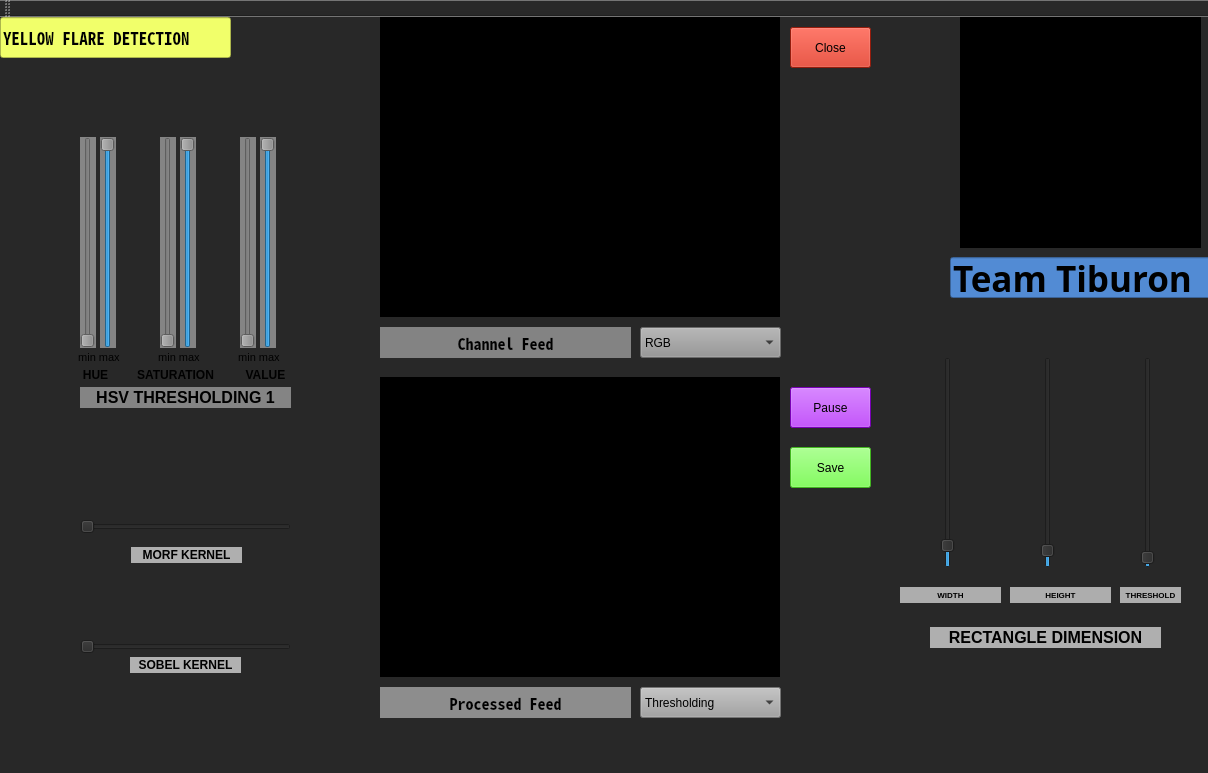
<?xml version="1.0" encoding="UTF-8"?>
<ui version="4.0">
 <class>yellowflare</class>
 <widget class="QMainWindow" name="yellowflare">
  <property name="geometry">
   <rect>
    <x>0</x>
    <y>0</y>
    <width>1208</width>
    <height>773</height>
   </rect>
  </property>
  <property name="windowTitle">
   <string>Yellow Flare Tuner</string>
  </property>
  <property name="styleSheet">
   <string notr="true">background-color: rgb(40, 40, 40);</string>
  </property>
  <property name="tabShape">
   <enum>QTabWidget::Rounded</enum>
  </property>
  <widget class="QWidget" name="centralWidget">
   <widget class="QLabel" name="logo">
    <property name="geometry">
     <rect>
      <x>960</x>
      <y>0</y>
      <width>241</width>
      <height>231</height>
     </rect>
    </property>
    <property name="styleSheet">
     <string notr="true">background-color: rgb(0, 0, 0);</string>
    </property>
    <property name="frameShape">
     <enum>QFrame::Box</enum>
    </property>
    <property name="lineWidth">
     <number>1</number>
    </property>
    <property name="text">
     <string/>
    </property>
    <property name="scaledContents">
     <bool>true</bool>
    </property>
    <property name="margin">
     <number>7</number>
    </property>
    <property name="indent">
     <number>-1</number>
    </property>
   </widget>
   <widget class="QLineEdit" name="TiburonLabel">
    <property name="geometry">
     <rect>
      <x>950</x>
      <y>240</y>
      <width>261</width>
      <height>41</height>
     </rect>
    </property>
    <property name="font">
     <font>
      <family>Tlwg Mono</family>
      <pointsize>26</pointsize>
      <weight>75</weight>
      <bold>true</bold>
     </font>
    </property>
    <property name="styleSheet">
     <string notr="true">background-color: rgb(82, 139, 212);</string>
    </property>
    <property name="text">
     <string>Team Tiburon</string>
    </property>
    <property name="readOnly">
     <bool>true</bool>
    </property>
   </widget>
   <widget class="QLineEdit" name="lineEdit_2">
    <property name="geometry">
     <rect>
      <x>0</x>
      <y>0</y>
      <width>231</width>
      <height>41</height>
     </rect>
    </property>
    <property name="font">
     <font>
      <family>Noto Sans Mono CJK JP</family>
      <pointsize>13</pointsize>
      <weight>75</weight>
      <bold>true</bold>
      <underline>false</underline>
     </font>
    </property>
    <property name="styleSheet">
     <string notr="true">background-color: rgb(241, 255, 106);</string>
    </property>
    <property name="text">
     <string>YELLOW FLARE DETECTION</string>
    </property>
    <property name="readOnly">
     <bool>true</bool>
    </property>
   </widget>
   <widget class="QLabel" name="label_2">
    <property name="geometry">
     <rect>
      <x>150</x>
      <y>330</y>
      <width>61</width>
      <height>21</height>
     </rect>
    </property>
    <property name="font">
     <font>
      <pointsize>8</pointsize>
     </font>
    </property>
    <property name="text">
     <string>min max </string>
    </property>
    <property name="alignment">
     <set>Qt::AlignCenter</set>
    </property>
   </widget>
   <widget class="QLabel" name="label_8">
    <property name="geometry">
     <rect>
      <x>130</x>
      <y>350</y>
      <width>91</width>
      <height>16</height>
     </rect>
    </property>
    <property name="font">
     <font>
      <pointsize>9</pointsize>
      <weight>75</weight>
      <bold>true</bold>
     </font>
    </property>
    <property name="text">
     <string>SATURATION</string>
    </property>
    <property name="alignment">
     <set>Qt::AlignCenter</set>
    </property>
   </widget>
   <widget class="QLabel" name="out">
    <property name="geometry">
     <rect>
      <x>380</x>
      <y>360</y>
      <width>400</width>
      <height>300</height>
     </rect>
    </property>
    <property name="styleSheet">
     <string notr="true">background-color: rgb(0, 0, 0);</string>
    </property>
    <property name="frameShape">
     <enum>QFrame::Box</enum>
    </property>
    <property name="text">
     <string/>
    </property>
   </widget>
   <widget class="QComboBox" name="channel">
    <property name="geometry">
     <rect>
      <x>640</x>
      <y>310</y>
      <width>141</width>
      <height>31</height>
     </rect>
    </property>
    <property name="font">
     <font>
      <pointsize>9</pointsize>
     </font>
    </property>
    <property name="styleSheet">
     <string notr="true">background-color: rgb(148, 148, 148);</string>
    </property>
    <property name="currentIndex">
     <number>0</number>
    </property>
    <item>
     <property name="text">
      <string>RGB</string>
     </property>
    </item>
    <item>
     <property name="text">
      <string>R only</string>
     </property>
    </item>
    <item>
     <property name="text">
      <string>G only</string>
     </property>
    </item>
    <item>
     <property name="text">
      <string>B only</string>
     </property>
    </item>
    <item>
     <property name="text">
      <string>HSV</string>
     </property>
    </item>
    <item>
     <property name="text">
      <string>H only</string>
     </property>
    </item>
    <item>
     <property name="text">
      <string>S only</string>
     </property>
    </item>
    <item>
     <property name="text">
      <string>V only</string>
     </property>
    </item>
    <item>
     <property name="text">
      <string>Gray</string>
     </property>
    </item>
   </widget>
   <widget class="QLabel" name="label">
    <property name="geometry">
     <rect>
      <x>70</x>
      <y>330</y>
      <width>61</width>
      <height>21</height>
     </rect>
    </property>
    <property name="font">
     <font>
      <pointsize>8</pointsize>
     </font>
    </property>
    <property name="text">
     <string>min max </string>
    </property>
    <property name="alignment">
     <set>Qt::AlignCenter</set>
    </property>
   </widget>
   <widget class="QLabel" name="label_16">
    <property name="geometry">
     <rect>
      <x>900</x>
      <y>570</y>
      <width>101</width>
      <height>16</height>
     </rect>
    </property>
    <property name="font">
     <font>
      <pointsize>6</pointsize>
      <weight>75</weight>
      <bold>true</bold>
     </font>
    </property>
    <property name="styleSheet">
     <string notr="true">background-color: rgb(173, 173, 173);</string>
    </property>
    <property name="text">
     <string>WIDTH</string>
    </property>
    <property name="alignment">
     <set>Qt::AlignCenter</set>
    </property>
   </widget>
   <widget class="QLabel" name="label_18">
    <property name="geometry">
     <rect>
      <x>130</x>
      <y>640</y>
      <width>111</width>
      <height>16</height>
     </rect>
    </property>
    <property name="font">
     <font>
      <pointsize>9</pointsize>
      <weight>75</weight>
      <bold>true</bold>
     </font>
    </property>
    <property name="styleSheet">
     <string notr="true">background-color: rgb(177, 177, 177);</string>
    </property>
    <property name="text">
     <string>SOBEL KERNEL</string>
    </property>
    <property name="alignment">
     <set>Qt::AlignCenter</set>
    </property>
   </widget>
   <widget class="QLabel" name="label_7">
    <property name="geometry">
     <rect>
      <x>80</x>
      <y>350</y>
      <width>31</width>
      <height>16</height>
     </rect>
    </property>
    <property name="font">
     <font>
      <pointsize>9</pointsize>
      <weight>75</weight>
      <bold>true</bold>
     </font>
    </property>
    <property name="text">
     <string>HUE</string>
    </property>
    <property name="alignment">
     <set>Qt::AlignCenter</set>
    </property>
   </widget>
   <widget class="QLabel" name="label_3">
    <property name="geometry">
     <rect>
      <x>230</x>
      <y>330</y>
      <width>61</width>
      <height>21</height>
     </rect>
    </property>
    <property name="font">
     <font>
      <pointsize>8</pointsize>
     </font>
    </property>
    <property name="text">
     <string>min max </string>
    </property>
    <property name="alignment">
     <set>Qt::AlignCenter</set>
    </property>
   </widget>
   <widget class="QSlider" name="vmin">
    <property name="geometry">
     <rect>
      <x>240</x>
      <y>120</y>
      <width>16</width>
      <height>211</height>
     </rect>
    </property>
    <property name="styleSheet">
     <string notr="true">background-color: rgb(132, 132, 132);</string>
    </property>
    <property name="maximum">
     <number>255</number>
    </property>
    <property name="orientation">
     <enum>Qt::Vertical</enum>
    </property>
   </widget>
   <widget class="QSlider" name="sobel">
    <property name="geometry">
     <rect>
      <x>80</x>
      <y>620</y>
      <width>211</width>
      <height>20</height>
     </rect>
    </property>
    <property name="minimum">
     <number>1</number>
    </property>
    <property name="maximum">
     <number>15</number>
    </property>
    <property name="singleStep">
     <number>2</number>
    </property>
    <property name="orientation">
     <enum>Qt::Horizontal</enum>
    </property>
   </widget>
   <widget class="QLabel" name="label_20">
    <property name="geometry">
     <rect>
      <x>1120</x>
      <y>570</y>
      <width>61</width>
      <height>16</height>
     </rect>
    </property>
    <property name="font">
     <font>
      <pointsize>6</pointsize>
      <weight>75</weight>
      <bold>true</bold>
     </font>
    </property>
    <property name="styleSheet">
     <string notr="true">background-color: rgb(173, 173, 173);</string>
    </property>
    <property name="text">
     <string>THRESHOLD</string>
    </property>
    <property name="alignment">
     <set>Qt::AlignCenter</set>
    </property>
   </widget>
   <widget class="QSlider" name="vmax">
    <property name="geometry">
     <rect>
      <x>260</x>
      <y>120</y>
      <width>16</width>
      <height>211</height>
     </rect>
    </property>
    <property name="styleSheet">
     <string notr="true">background-color: rgb(132, 132, 132);</string>
    </property>
    <property name="maximum">
     <number>255</number>
    </property>
    <property name="value">
     <number>255</number>
    </property>
    <property name="orientation">
     <enum>Qt::Vertical</enum>
    </property>
   </widget>
   <widget class="QSlider" name="height">
    <property name="geometry">
     <rect>
      <x>1040</x>
      <y>340</y>
      <width>16</width>
      <height>211</height>
     </rect>
    </property>
    <property name="maximum">
     <number>200</number>
    </property>
    <property name="value">
     <number>10</number>
    </property>
    <property name="orientation">
     <enum>Qt::Vertical</enum>
    </property>
   </widget>
   <widget class="QLabel" name="channelLabel">
    <property name="geometry">
     <rect>
      <x>380</x>
      <y>310</y>
      <width>251</width>
      <height>31</height>
     </rect>
    </property>
    <property name="font">
     <font>
      <family>Noto Sans Mono CJK JP</family>
      <pointsize>12</pointsize>
      <weight>75</weight>
      <bold>true</bold>
     </font>
    </property>
    <property name="styleSheet">
     <string notr="true">background-color: rgb(131, 131, 131);</string>
    </property>
    <property name="text">
     <string>Channel Feed</string>
    </property>
    <property name="alignment">
     <set>Qt::AlignCenter</set>
    </property>
   </widget>
   <widget class="QLabel" name="label_9">
    <property name="geometry">
     <rect>
      <x>240</x>
      <y>350</y>
      <width>51</width>
      <height>16</height>
     </rect>
    </property>
    <property name="font">
     <font>
      <pointsize>9</pointsize>
      <weight>75</weight>
      <bold>true</bold>
     </font>
    </property>
    <property name="text">
     <string>VALUE</string>
    </property>
    <property name="alignment">
     <set>Qt::AlignCenter</set>
    </property>
   </widget>
   <widget class="QPushButton" name="save">
    <property name="geometry">
     <rect>
      <x>790</x>
      <y>430</y>
      <width>81</width>
      <height>41</height>
     </rect>
    </property>
    <property name="font">
     <font>
      <pointsize>9</pointsize>
     </font>
    </property>
    <property name="styleSheet">
     <string notr="true">background-color: rgb(93, 255, 44);</string>
    </property>
    <property name="text">
     <string>Save</string>
    </property>
   </widget>
   <widget class="QComboBox" name="out_channel">
    <property name="geometry">
     <rect>
      <x>640</x>
      <y>670</y>
      <width>141</width>
      <height>31</height>
     </rect>
    </property>
    <property name="font">
     <font>
      <pointsize>9</pointsize>
     </font>
    </property>
    <property name="styleSheet">
     <string notr="true">background-color: rgb(163, 163, 163);</string>
    </property>
    <property name="currentIndex">
     <number>0</number>
    </property>
    <item>
     <property name="text">
      <string>Thresholding</string>
     </property>
    </item>
    <item>
     <property name="text">
      <string>MorphTransform</string>
     </property>
    </item>
    <item>
     <property name="text">
      <string>Sobel</string>
     </property>
    </item>
    <item>
     <property name="text">
      <string>Contour Rectangle</string>
     </property>
    </item>
   </widget>
   <widget class="QLabel" name="label_15">
    <property name="geometry">
     <rect>
      <x>930</x>
      <y>610</y>
      <width>231</width>
      <height>21</height>
     </rect>
    </property>
    <property name="font">
     <font>
      <pointsize>12</pointsize>
      <weight>75</weight>
      <bold>true</bold>
     </font>
    </property>
    <property name="styleSheet">
     <string notr="true">background-color: rgb(175, 175, 175);
</string>
    </property>
    <property name="text">
     <string>RECTANGLE DIMENSION</string>
    </property>
    <property name="alignment">
     <set>Qt::AlignCenter</set>
    </property>
   </widget>
   <widget class="QLabel" name="label_17">
    <property name="geometry">
     <rect>
      <x>131</x>
      <y>530</y>
      <width>111</width>
      <height>16</height>
     </rect>
    </property>
    <property name="font">
     <font>
      <pointsize>9</pointsize>
      <weight>75</weight>
      <bold>true</bold>
     </font>
    </property>
    <property name="styleSheet">
     <string notr="true">background-color: rgb(175, 175, 175);</string>
    </property>
    <property name="text">
     <string>MORF KERNEL</string>
    </property>
    <property name="alignment">
     <set>Qt::AlignCenter</set>
    </property>
   </widget>
   <widget class="QSlider" name="width">
    <property name="geometry">
     <rect>
      <x>940</x>
      <y>340</y>
      <width>16</width>
      <height>211</height>
     </rect>
    </property>
    <property name="maximum">
     <number>200</number>
    </property>
    <property name="value">
     <number>15</number>
    </property>
    <property name="orientation">
     <enum>Qt::Vertical</enum>
    </property>
   </widget>
   <widget class="QSlider" name="hmin">
    <property name="geometry">
     <rect>
      <x>80</x>
      <y>120</y>
      <width>16</width>
      <height>211</height>
     </rect>
    </property>
    <property name="styleSheet">
     <string notr="true">background-color: rgb(134, 134, 134);</string>
    </property>
    <property name="minimum">
     <number>0</number>
    </property>
    <property name="maximum">
     <number>179</number>
    </property>
    <property name="orientation">
     <enum>Qt::Vertical</enum>
    </property>
   </widget>
   <widget class="QLabel" name="label_10">
    <property name="geometry">
     <rect>
      <x>80</x>
      <y>370</y>
      <width>211</width>
      <height>21</height>
     </rect>
    </property>
    <property name="font">
     <font>
      <pointsize>12</pointsize>
      <weight>75</weight>
      <bold>true</bold>
     </font>
    </property>
    <property name="styleSheet">
     <string notr="true">background-color: rgb(132, 132, 132);</string>
    </property>
    <property name="text">
     <string>HSV THRESHOLDING 1</string>
    </property>
    <property name="alignment">
     <set>Qt::AlignCenter</set>
    </property>
   </widget>
   <widget class="QSlider" name="smax">
    <property name="geometry">
     <rect>
      <x>180</x>
      <y>120</y>
      <width>16</width>
      <height>211</height>
     </rect>
    </property>
    <property name="styleSheet">
     <string notr="true">background-color: rgb(132, 132, 132);</string>
    </property>
    <property name="maximum">
     <number>255</number>
    </property>
    <property name="value">
     <number>255</number>
    </property>
    <property name="orientation">
     <enum>Qt::Vertical</enum>
    </property>
   </widget>
   <widget class="QSlider" name="open_morph">
    <property name="geometry">
     <rect>
      <x>80</x>
      <y>500</y>
      <width>211</width>
      <height>20</height>
     </rect>
    </property>
    <property name="minimum">
     <number>1</number>
    </property>
    <property name="maximum">
     <number>7</number>
    </property>
    <property name="singleStep">
     <number>2</number>
    </property>
    <property name="orientation">
     <enum>Qt::Horizontal</enum>
    </property>
   </widget>
   <widget class="QSlider" name="smin">
    <property name="geometry">
     <rect>
      <x>160</x>
      <y>120</y>
      <width>16</width>
      <height>211</height>
     </rect>
    </property>
    <property name="styleSheet">
     <string notr="true">background-color: rgb(132, 132, 132);</string>
    </property>
    <property name="maximum">
     <number>255</number>
    </property>
    <property name="orientation">
     <enum>Qt::Vertical</enum>
    </property>
   </widget>
   <widget class="QLabel" name="outLabel">
    <property name="geometry">
     <rect>
      <x>380</x>
      <y>670</y>
      <width>251</width>
      <height>31</height>
     </rect>
    </property>
    <property name="font">
     <font>
      <family>Noto Sans Mono CJK JP</family>
      <pointsize>12</pointsize>
      <weight>75</weight>
      <bold>true</bold>
     </font>
    </property>
    <property name="styleSheet">
     <string notr="true">background-color: rgb(141, 141, 141);</string>
    </property>
    <property name="text">
     <string>Processed Feed</string>
    </property>
    <property name="alignment">
     <set>Qt::AlignCenter</set>
    </property>
   </widget>
   <widget class="QSlider" name="hmax">
    <property name="geometry">
     <rect>
      <x>100</x>
      <y>120</y>
      <width>16</width>
      <height>211</height>
     </rect>
    </property>
    <property name="styleSheet">
     <string notr="true">background-color: rgb(132, 132, 132);
</string>
    </property>
    <property name="maximum">
     <number>179</number>
    </property>
    <property name="value">
     <number>179</number>
    </property>
    <property name="orientation">
     <enum>Qt::Vertical</enum>
    </property>
   </widget>
   <widget class="QSlider" name="HL_th">
    <property name="geometry">
     <rect>
      <x>1140</x>
      <y>340</y>
      <width>16</width>
      <height>211</height>
     </rect>
    </property>
    <property name="maximum">
     <number>300</number>
    </property>
    <property name="value">
     <number>5</number>
    </property>
    <property name="orientation">
     <enum>Qt::Vertical</enum>
    </property>
   </widget>
   <widget class="QLabel" name="label_19">
    <property name="geometry">
     <rect>
      <x>1010</x>
      <y>570</y>
      <width>101</width>
      <height>16</height>
     </rect>
    </property>
    <property name="font">
     <font>
      <pointsize>6</pointsize>
      <weight>75</weight>
      <bold>true</bold>
     </font>
    </property>
    <property name="styleSheet">
     <string notr="true">background-color: rgb(173, 173, 173);</string>
    </property>
    <property name="text">
     <string>HEIGHT</string>
    </property>
    <property name="alignment">
     <set>Qt::AlignCenter</set>
    </property>
   </widget>
   <widget class="QLabel" name="channel_show">
    <property name="geometry">
     <rect>
      <x>380</x>
      <y>0</y>
      <width>400</width>
      <height>300</height>
     </rect>
    </property>
    <property name="styleSheet">
     <string notr="true">background-color: rgb(0, 0, 0);</string>
    </property>
    <property name="frameShape">
     <enum>QFrame::Box</enum>
    </property>
    <property name="text">
     <string/>
    </property>
   </widget>
   <widget class="QPushButton" name="pause">
    <property name="geometry">
     <rect>
      <x>790</x>
      <y>370</y>
      <width>81</width>
      <height>41</height>
     </rect>
    </property>
    <property name="font">
     <font>
      <pointsize>9</pointsize>
     </font>
    </property>
    <property name="styleSheet">
     <string notr="true">background-color: rgb(170, 0, 255);</string>
    </property>
    <property name="text">
     <string>Pause</string>
    </property>
   </widget>
   <widget class="QPushButton" name="close">
    <property name="geometry">
     <rect>
      <x>790</x>
      <y>10</y>
      <width>81</width>
      <height>41</height>
     </rect>
    </property>
    <property name="font">
     <font>
      <pointsize>9</pointsize>
     </font>
    </property>
    <property name="styleSheet">
     <string notr="true">background-color: rgb(208, 39, 17);</string>
    </property>
    <property name="text">
     <string>Close</string>
    </property>
   </widget>
  </widget>
  <widget class="QMenuBar" name="menuBar">
   <property name="geometry">
    <rect>
     <x>0</x>
     <y>0</y>
     <width>1208</width>
     <height>19</height>
    </rect>
   </property>
  </widget>
  <widget class="QToolBar" name="mainToolBar">
   <attribute name="toolBarArea">
    <enum>TopToolBarArea</enum>
   </attribute>
   <attribute name="toolBarBreak">
    <bool>false</bool>
   </attribute>
  </widget>
  <widget class="QStatusBar" name="statusBar"/>
 </widget>
 <layoutdefault spacing="6" margin="11"/>
 <resources/>
 <connections/>
</ui>
